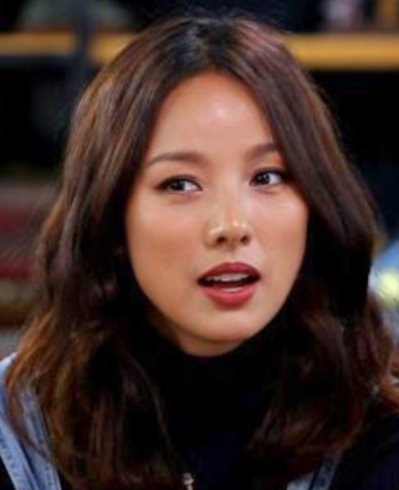
#> input picture mytone/media/test_pic1.png, 399 x 490 px
$ python -i preprocess.py   (imports and definitions only)
#> lines starting #> are read from the running program, lines starting #| are printed output that depends on the picture; after the words box and inside, x2 and y2 are one past the last pixel; in counts of white or black regions, pixels touching at a corner belong together
#> further down, picture is the input picture: shape (490, 399, 3); mean B, G, R 41.5, 47.6, 68.2
'''
Created on 2019. 10. 26.

@author: USER
'''
import cv2
import numpy as np

from sklearn.cluster import KMeans
# import tensorflow as tf

from collections import Counter

def extractSkin(image):
    # Taking a copy of the image
    img = image.copy()
    # Converting from BGR Colours Space to HSV
    img = cv2.cvtColor(img, cv2.COLOR_BGR2HSV)
#> img: shape (490, 399, 3); mean H, S, V 43, 129.9, 70.5

    # Defining HSV Threadholds
    lower_threshold = np.array([0, 48, 80], dtype=np.uint8)
    upper_threshold = np.array([20, 255, 255], dtype=np.uint8)

    # Single Channel mask,denoting presence of colours in the about threshold
    skinMask = cv2.inRange(img, lower_threshold, upper_threshold)
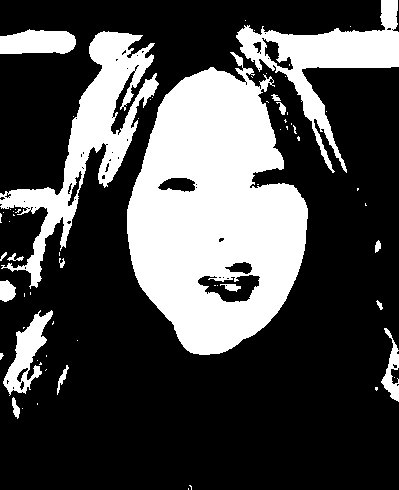
#> skinMask: shape (490, 399); 29.5% white; 67 white regions (50 under 20 px), largest, box (x1, y1, x2, y2) and area: (127, 52, 308, 355) 35362, (0, 31, 159, 289) 10131, (236, 0, 399, 173) 7234

    # Cleaning up mask using Gaussian Filter
    skinMask = cv2.GaussianBlur(skinMask, (3, 3), 0)
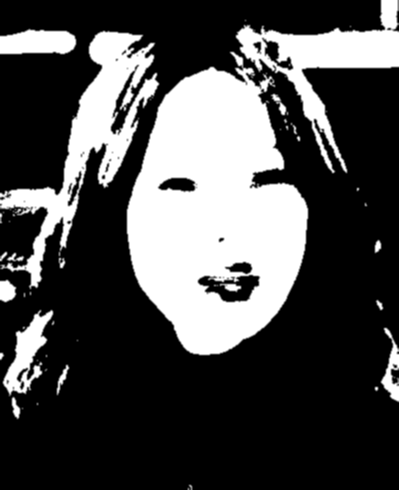
#> skinMask: shape (490, 399); min 0, max 255, mean 75.1

    # Extracting skin from the threshold mask
    skin = cv2.bitwise_and(img, img, mask=skinMask)
#> skin: shape (490, 399, 3); mean H, S, V 4.2, 38.4, 48.4

    # Return the Skin image
    return cv2.cvtColor(skin, cv2.COLOR_HSV2BGR)
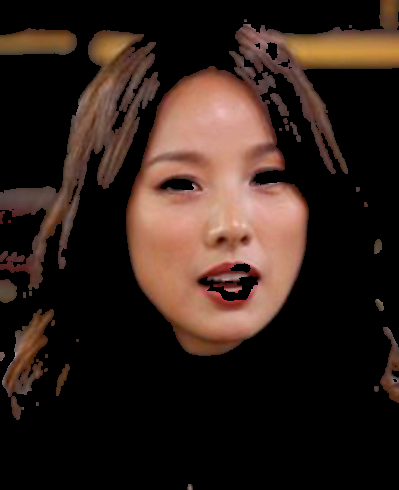
#> returned value: shape (490, 399, 3); mean B, G, R 26.7, 33.3, 48.4

# [147 lines left out: functions removeBlack, getColorInformation, extractDominantColor, plotColorBar, rgb2hsv, rgb2ycc, not called in this run]

def main():
    pass

# [2 lines not run here, left out]

>>> import cv2
>>> picture = cv2.imread('../media/test_pic1.png')
>>> result = extractSkin(picture)
